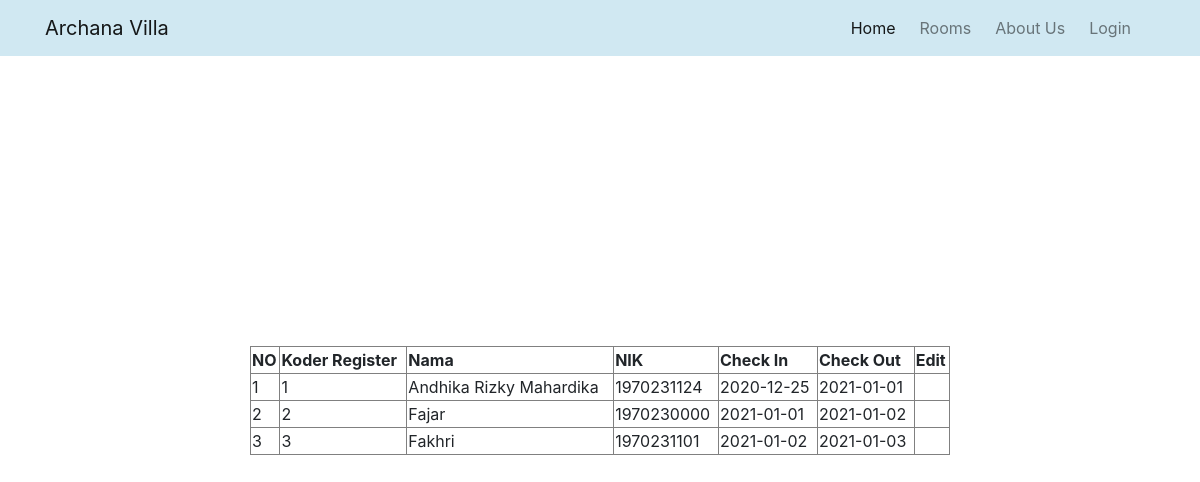
Screenshot of /projectvilla/admin.php with the database file from the repository.
### tables this page shows
CREATE TABLE `transaksi` (
  `kode_register` int(5) NOT NULL,
  `nama` varchar(100) NOT NULL,
  `nik` bigint(20) NOT NULL,
  `tgl_sewa` date NOT NULL,
  `tgl_selesai` date NOT NULL
);

### projectvilla/admin.php (the view, shortened to what this page needs)
<?php
include('koneksi.php');
?>
<!doctype html>
<html lang="en">
<head>
    <link rel="stylesheet" href="https://maxcdn.bootstrapcdn.com/bootstrap/4.0.0/css/bootstrap.min.css">
    <link rel="stylesheet" href="css/about.css" type="text/css">
</head>
<body>
    <nav class="navbar navbar-expand-lg navbar-light fixed-top">
        <div class="container">
            <a class="navbar-brand" href="home.php">Archana Villa</a>
            <div class="collapse navbar-collapse" id="navbarNavAltMarkup">
            <div class="navbar-nav ml-auto mr-2">
                <a class="nav-link active mr-2" href="home.php">Home <span class="sr-only">(current)</span></a>
                <a class="nav-link mr-2" href="room.php">Rooms</a>
                <a class="nav-link mr-2" href="about.php">About Us</a>
                <a class="nav-link mr-2" href="login.php">Login</a>
            </div>
        </div>
        </div>
    </nav>
    <table border="1" width='700px'>
        <tr>
            <th>NO</th>
            <th>Koder Register</th>
            <th>Nama</th>
            <th>NIK</th>
            <th>Check In</th>
            <th>Check Out </th>
            <th>Edit</th>
        </tr>
        <?php
        $no = 1;
        $data = mysqli_query($koneksi,"select * from transaksi");
        while($d = mysqli_fetch_array($data)){
            ?>
            <tr>
                <td><?php echo $no++; ?></td>
                <td><?php echo $d['kode_register']; ?></td>
                <td><?php echo $d['nama']; ?></td>
                <td><?php echo $d['nik']; ?></td>
                <td><?php echo $d['tgl_sewa']; ?></td>
                <td><?php echo $d['tgl_selesai']; ?></td>
                <td><a href=""></a></td>
            </tr>
            <?php
        }
        ?>
    </table>

### projectvilla/css/about.css (style rules this page uses)
* nav { background-color: #d0e8f2; }
body { display: flex; justify-content: center; align-items: center; flex-wrap: wrap; min-height: 100vh; background: url(img/bg\ lofi.jpg); background-size: cover; }

### rows the page displays
transaksi: kode_register "1", nama "Andhika Rizky Mahardika", nik "1970231124", tgl_sewa "2020-12-25", tgl_selesai "2021-01-01"
transaksi: kode_register "2", nama "Fajar", nik "1970230000", tgl_sewa "2021-01-01", tgl_selesai "2021-01-02"
transaksi: kode_register "3", nama "Fakhri", nik "1970231101", tgl_sewa "2021-01-02", tgl_selesai "2021-01-03"
